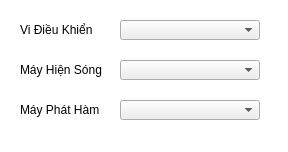
<?xml version="1.0" encoding="UTF-8"?>
<ui version="4.0">
 <class>Dialog</class>
 <widget class="QDialog" name="Dialog">
  <property name="geometry">
   <rect>
    <x>0</x>
    <y>0</y>
    <width>288</width>
    <height>152</height>
   </rect>
  </property>
  <property name="windowTitle">
   <string>Cài Đặt Drive </string>
  </property>
  <property name="styleSheet">
   <string notr="true">QDialog
{
background:rgb(255, 255, 255);
border-radius:10px;
}
</string>
  </property>
  <widget class="QComboBox" name="Arduino">
   <property name="geometry">
    <rect>
     <x>120</x>
     <y>20</y>
     <width>140</width>
     <height>20</height>
    </rect>
   </property>
   <property name="focusPolicy">
    <enum>Qt::ClickFocus</enum>
   </property>
  </widget>
  <widget class="QComboBox" name="Osi">
   <property name="geometry">
    <rect>
     <x>120</x>
     <y>60</y>
     <width>140</width>
     <height>20</height>
    </rect>
   </property>
   <property name="focusPolicy">
    <enum>Qt::ClickFocus</enum>
   </property>
  </widget>
  <widget class="QComboBox" name="Twin">
   <property name="geometry">
    <rect>
     <x>120</x>
     <y>100</y>
     <width>140</width>
     <height>20</height>
    </rect>
   </property>
   <property name="focusPolicy">
    <enum>Qt::ClickFocus</enum>
   </property>
  </widget>
  <widget class="QLabel" name="label">
   <property name="geometry">
    <rect>
     <x>20</x>
     <y>20</y>
     <width>100</width>
     <height>20</height>
    </rect>
   </property>
   <property name="text">
    <string>Vi Điều Khiển</string>
   </property>
  </widget>
  <widget class="QLabel" name="label_2">
   <property name="geometry">
    <rect>
     <x>20</x>
     <y>100</y>
     <width>100</width>
     <height>20</height>
    </rect>
   </property>
   <property name="text">
    <string>Máy Phát Hàm</string>
   </property>
  </widget>
  <widget class="QLabel" name="label_3">
   <property name="geometry">
    <rect>
     <x>20</x>
     <y>60</y>
     <width>100</width>
     <height>20</height>
    </rect>
   </property>
   <property name="text">
    <string>Máy Hiện Sóng</string>
   </property>
  </widget>
 </widget>
 <resources/>
 <connections/>
</ui>
